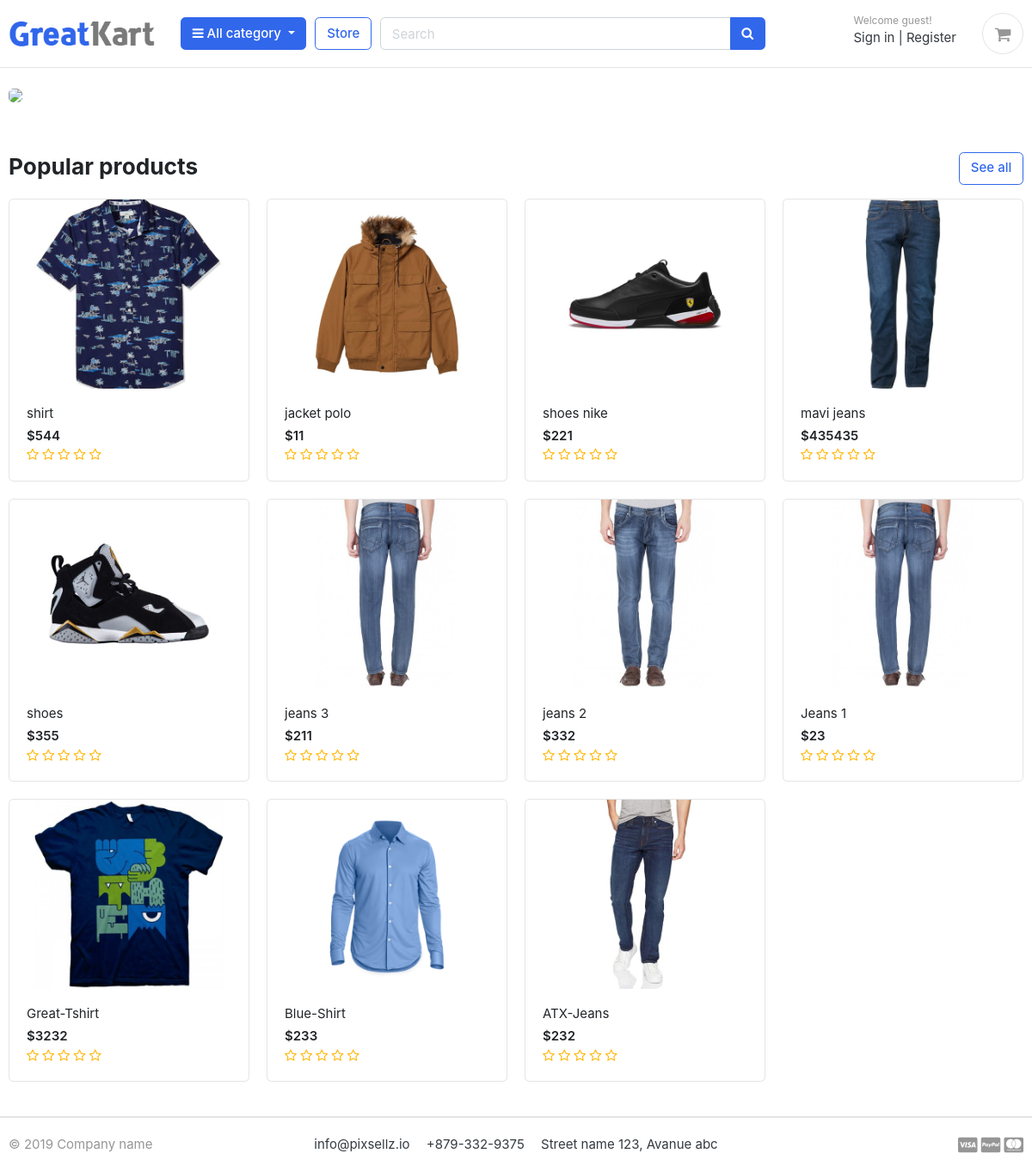
The page / on the database its author committed.
### store/models.py (models this page shows, shortened)
class Products(models.Model):
    product_name = models.CharField(max_length=200, unique=True)
    slug = models.SlugField(max_length=200, unique=True)
    category = models.ForeignKey(Category, on_delete=models.CASCADE)
    description = models.TextField(blank=True)
    price = models.IntegerField()
    image = models.ImageField(upload_to='product/images/',null=True)
    is_available = models.BooleanField(default=True)
    stock = models.IntegerField()
    created_date = models.DateTimeField(auto_now_add=True)
    modified_date = models.DateTimeField(auto_now_add=True)
    def get_url(self):
        return reverse('product_detail', args=[self.category.slug, self.slug])
    def averageReview(self):
        reviews = ReviewRating.objects.filter(product=self, status=True).aggregate(average=Avg('rating'))
        avg = 0
        if reviews['average'] is not None:
            avg = float(reviews['average'])
        return avg

### Wearo/views.py (the view)
# urls.py: 2. Add a URL to urlpatterns:  path('', views.home, name='home')
def home(request):
    products = Products.objects.all().filter(is_available=True).order_by('-created_date')
    for product in products:
        reviews = ReviewRating.objects.filter(product_id=product.id, status=True)
    context = {
        'products': products,
    }
    return render(request, 'home.html', context=context)

### category/context_processers.py (called while the page is built)
def menu_links(request):
    links = Category.objects.all()
    return dict(links=links)

### category/models.py (called while the page is built)
    def get_url(self):
        return reverse('products_by_category', args=[self.slug])

### templates/home.html (shortened to what this page needs)
{% extends 'base.html' %}
{% load static %}
{% block content %}
<section class="section-intro padding-y-sm">
<div class="container">
<div class="intro-banner-wrap">
	<img src="{% static 'images/banners/cover.jpg' %}" class="img-fluid rounded">
</div>
</div>
</section>
<section class="section-name padding-y-sm">
<div class="container">
<header class="section-heading">
	<a href="{% url 'store' %}" class="btn btn-outline-primary float-right">See all</a>
	<h3 class="section-title">Popular products</h3>
</header>
<div class="row">
	{% for product in products %}
	<div class="col-md-3">
		<div class="card card-product-grid">
			<a href="{{ product.get_url }}" class="img-wrap"> <img src="{{ product.image.url }}"> </a>
			<figcaption class="info-wrap">
				<a href="{{ product.get_url }}" class="title">{{ product.product_name }}</a>
				<div class="price mt-1">${{ product.price }}</div>
				<div class="rating-star">
					<span>
						<i class="fa fa-star{% if product.averageReview < 0.5 %}-o{% elif product.averageReview >= 0.5 and product.averageReview < 1 %}-half-o {% endif %}" aria-hidden="true"></i>
						<i class="fa fa-star{% if product.averageReview < 1.5 %}-o{% elif product.averageReview >= 1.5 and product.averageReview < 2 %}-half-o {% endif %}" aria-hidden="true"></i>
						<i class="fa fa-star{% if product.averageReview < 2.5 %}-o{% elif product.averageReview >= 2.5 and product.averageReview < 3 %}-half-o {% endif %}" aria-hidden="true"></i>
						<i class="fa fa-star{% if product.averageReview < 3.5 %}-o{% elif product.averageReview >= 3.5 and product.averageReview < 4 %}-half-o {% endif %}" aria-hidden="true"></i>
						<i class="fa fa-star{% if product.averageReview < 4.5 %}-o{% elif product.averageReview >= 4.5 and product.averageReview < 5 %}-half-o {% endif %}" aria-hidden="true"></i>
						</span>
				</div>
			</figcaption>
		</div>
	</div>
	{% endfor %}
</div>
</div>
</section>
{% endblock content %}

### static/css/ui.css (style rules this page uses)
html { font-family: "Inter", sans-serif; font-size: 15px; }
.img-wrap { text-align: center; display: block; }
.img-wrap img { max-width: 100%; }
.padding-y-sm { padding-top: 20px; padding-bottom: 20px; }
.section-heading { margin-bottom: 20px; margin-top: 15px; }
.section-title { color: #212529; }
[class*=card-product] a.title { color: #212529; display: block; }
[class*=card-product] .img-wrap { overflow: hidden; position: relative; }
[class*=card-product] .img-wrap img { height: 100%; max-width: 100%; width: auto; display: inline-block; -o-object-fit: cover; object-fit: cover; }
.card-product-grid { margin-bottom: 20px; }
.card-product-grid .img-wrap { border-radius: 0.2rem 0.2rem 0 0; height: 220px; }
.card-product-grid .info-wrap { overflow: hidden; padding: 18px 20px; }
.card .img-wrap { overflow: hidden; }
.price { font-weight: 600; color: #212529; }

### static/css/custom.css (style rules this page uses)
.rating-star i { color: #ffb503 !important; }

### rows shown on the page
Products: image (picture), product_name "shirt", price "544"
Products: image (picture), product_name "jacket polo", price "11"
Products: image (picture), product_name "shoes nike", price "221"
Products: image (picture), product_name "mavi jeans", price "435435"
Products: image (picture), product_name "shoes", price "355"
Products: image (picture), product_name "jeans 3", price "211"
Products: image (picture), product_name "jeans 2", price "332"
Products: image (picture), product_name "Jeans 1", price "23"
Products: image (picture), product_name "Great-Tshirt", price "3232"
Products: image (picture), product_name "Blue-Shirt", price "233"
Products: image (picture), product_name "ATX-Jeans", price "232"
